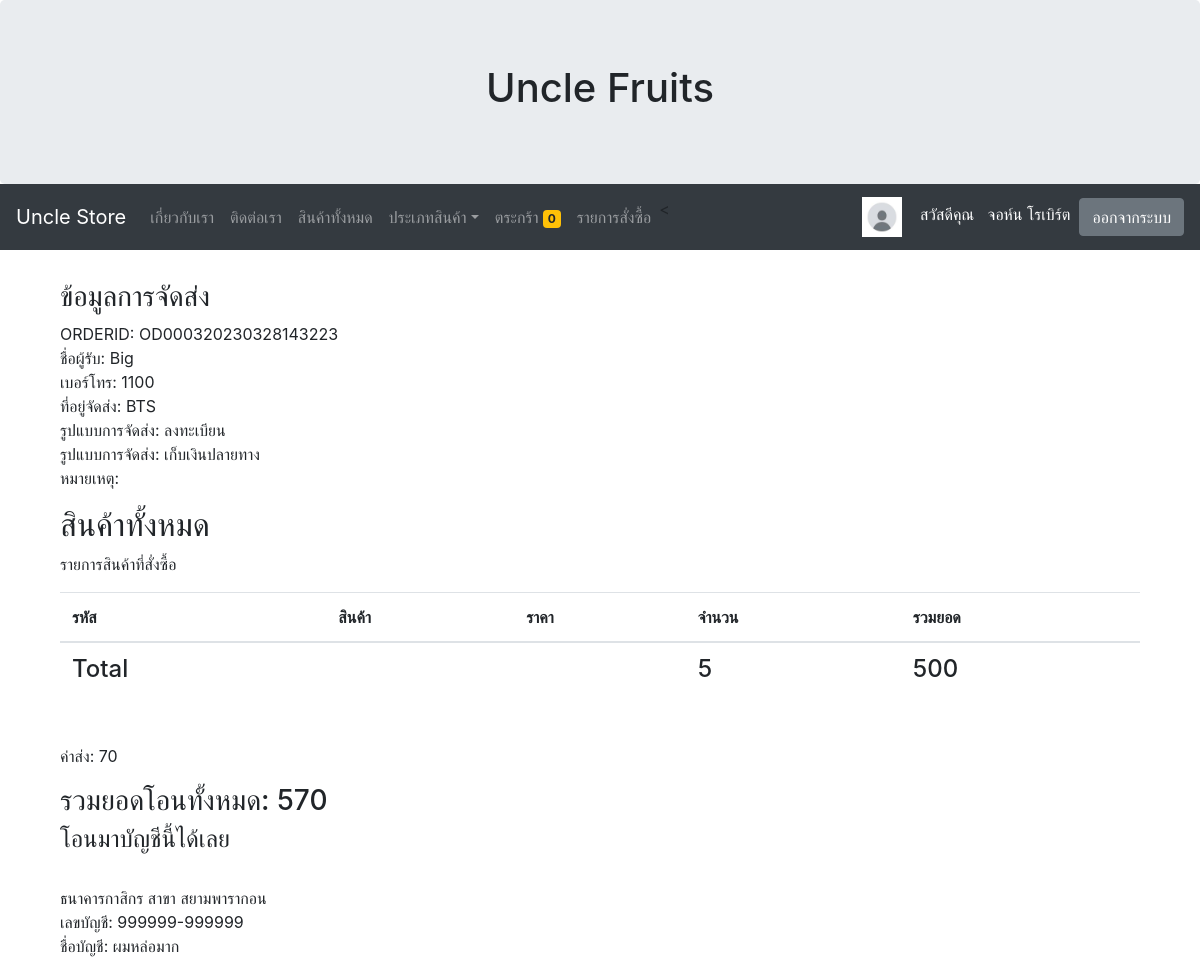
Screenshot of /myorder/OD000320230328143223/ (signed in) with the database file from the repository.
### myapp/models.py (models this page shows, shortened)
class Profile(models.Model):
	user = models.OneToOneField(User,on_delete=models.CASCADE)
	photo = models.ImageField(upload_to="photoprofile",null=True,blank=True,default='defaultprofile.png')
	usertype = models.CharField(max_length=100,default='member')
	cartquan = models.IntegerField(default=0) # ใช้เก็บจำนวนสินค้าในตะกร้าว่ามีกี่ชิ้น

class OrderPending(models.Model):
	orderid = models.CharField(max_length=100)
	user = models.ForeignKey(User,on_delete=models.CASCADE) # User ไหนเป็นคนสั่ง
	name = models.CharField(max_length=100) # ชื่อที่อยู่ผู้รับ
	tel = models.CharField(max_length=100)  # เบอร์ผู้รับ
	address = models.TextField()
	shipping = models.CharField(max_length=100) # EMS
	payment = models.CharField(max_length=100)  # โอนเงิน พร้อมเพย์ , ธนาคารอะไร
	other = models.TextField(null=True,blank=True) # หมายเหตุของผู้รับ ต้องใส่ blank=True ด้วย
	stamp = models.DateTimeField(auto_now_add=True,blank=True,null=True) # ออร์เดอร์ stamp วันไหน
	paid = models.BooleanField(default=False) # เช็ตสถานะจ่ายเงินแล้วหรือยัง
	slip = models.ImageField(upload_to="slip",null=True,blank=True) # อัพโหลด slip แล้วหรือยัง
	sliptime = models.CharField(max_length=100,null=True,blank=True) # มาเพิ่มเป็นประเภท datetime  พร้อมกับ calendar html EP15
	paymentid = models.CharField(max_length=100,null=True,blank=True) #เก็บไว้ยังไม่ใช้
	trackingnumber = models.CharField(max_length=100,null=True,blank=True) # EP17 ส่งเลข พัสดุ

### myapp/views.py (the view)
# urls.py: path('myorder/<str:orderid>/',Myorder,name='myorder-page'),#EP18 ทำให้ User เห็นรายการของตัวเองว่ามีอะไรบ้าง
def Myorder(request,orderid):
	username = request.user.username
	user = User.objects.get(username=username)
	order  = OrderPending.objects.get(orderid=orderid)
	if user != order.user:
		return redirect('allproduct-page')
	odlist = OrderList.objects.filter(orderid=orderid)
	total = sum([ c.total for c in odlist])
	order.total = total # order.total = สิ่งที่เราต้องการแอด   เป็นเรื่องของ oop เก็บค่าชั่วคราว
	count = sum([ c.quantity for c in odlist])
	if order.shipping == 'ems':
		shipcost = sum([50 if i == 0 else 10 for i in range(count)])
	else:
		shipcost = sum([30 if i == 0 else 10 for i in range(count)])
	if order.payment == 'cod':
		shipcost += 20
	order.shipcost = shipcost
	context =  {'order':order,'odlist':odlist,'total':total,'count':count}
	return render(request,'myapp/myorder.html',context)

### myapp/template/myapp/myorder.html (shortened to what this page needs)
{% extends 'myapp/base.html' %}
{% load humanize %}
{% block content %}
<div class="container">
  <h3>ข้อมูลการจัดส่ง</h3>
    ORDERID: {{order.orderid}}
    <p>ชื่อผู้รับ: {{order.name}} <br>
      เบอร์โทร: {{order.tel}} <br>
      ที่อยู่จัดส่ง: {{order.address}} <br>
      {% if order.shipping == 'ems' %}
          รูปแบบการจัดส่ง: EMS
      {% else %}
          รูปแบบการจัดส่ง: ลงทะเบียน
      {% endif %}<br>
      {% if order.payment == 'transfer' %}
          ชำระผ่าร: โอนเงินเข้าบัญชีธนาคาร
      {% else %}
          รูปแบบการจัดส่ง: เก็บเงินปลายทาง
      {% endif %}<br>
      หมายเหตุ: {{other}}<br>
    </p>
</div>
<div class="container">
  <h2>สินค้าทั้งหมด</h2>
  <p>รายการสินค้าที่สั่งซื้อ</p>
  <table class="table">
    <thead>
      <tr>
        <th>รหัส</th>
        <th>สินค้า</th>
        <th>ราคา</th>
        <th>จำนวน</th>
        <th>รวมยอด</th>
      </tr>
    </thead>
    <tbody>
      <tr>
        <td><h4>Total</h4></td>
        <td></td>
        <td></td>
        <td><h4>{{count|intcomma}}</h4></td>
        <td><h4>{{total|intcomma}}</h4></td>
      </tr>
    </tbody>
  </table><br>
    <p>ค่าส่ง: {{order.shipcost|intcomma}}</p>
    <h3>รวมยอดโอนทั้งหมด: {{total|add:order.shipcost|intcomma}}</h3>
    <h4>โอนมาบัญชีนี้ได้เลย</h4><br>
      <p>
      ธนาคารกาสิกร สาขา สยามพารากอน<br>
      เลขบัญชี: 999999-999999<br>
      ชื่อบัญชี: ผมหล่อมาก
    </p>
</div>
{% endblock content %}

### myapp/template/myapp/base.html (shortened to what this page needs)
<!DOCTYPE html>
<html lang="en">
  <head>
    <link
      rel="stylesheet"
      href="https://cdn.jsdelivr.net/npm/bootstrap@4.6.2/dist/css/bootstrap.min.css"
    />
    <link rel="stylesheet" href="https://cdnjs.cloudflare.com/ajax/libs/font-awesome/4.7.0/css/font-awesome.min.css">
  </head>
  <body>
    <div class="jumbotron text-center" style="margin-bottom: 0">
      <h1>Uncle Fruits</h1>
    </div>
    <nav class="navbar navbar-expand-sm bg-dark navbar-dark">
      <a class="navbar-brand" href="/">Uncle Store</a>
      <div class="collapse navbar-collapse" id="collapsibleNavbar">
        <ul class="navbar-nav mr-auto">
          <li class="nav-item">
            <a class="nav-link" href="{% url 'about-page' %}">เกี่ยวกับเรา</a>
          </li>
          <li class="nav-item">
            <a class="nav-link" href="{% url 'contact-page' %}">ติดต่อเรา</a>
          </li>
          <li class="nav-item">
            <a class="nav-link" href="{% url 'allproduct-page' %}"
              >สินค้าทั้งหมด</a
            >
          </li>
          <li class="nav-item dropdown">
            <a
              class="nav-link dropdown-toggle"
              href="http://example.com"
              id="dropdown01"
              data-toggle="dropdown"
              aria-haspopup="true"
              aria-expanded="false"
              >ประเภทสินค้า</a
            >
          </li>
          {% if user.is_authenticated and user.profile.usertype == 'member' %}
          <li class="nav-item">
          <a class="nav-link" href="{% url 'mycart-page' %}">ตระกร้า <span class="badge badge-warning">{{user.profile.cartquan}}</span></a>
          </li>
          <li class="nav-item">
            <a class="nav-link" href="{% url 'orderlist-page' %}">รายการสั่งซื้อ</a>
          </li>
          <
         {% endif %}
        </ul>
        {% if user.is_authenticated %}
          <img src="{{user.profile.photo.url}}" width="40" height="40" class="round-circle">&nbsp&nbsp&nbsp&nbsp
          <p style="color: white; margin-top: 10px;">สวัสดีคุณ&nbsp&nbsp {{user.first_name}} {{user.last_name}}&nbsp&nbsp</p>
          <a class="btn btn-secondary" href="/logout/">ออกจากระบบ</a>
        {% else %}
          <a class="btn btn-primary" href="{% url 'register-page' %}">สมัครสมาชิก</a
          >&nbsp&nbsp&nbsp
          <a class="btn btn-primary" href="/login/">เข้าสู่ระบบ</a>
        {% endif %}
      </div>
    </nav>
    <div class="container" style="margin-top: 30px">
      {% block content %} {% endblock content %}
    </div>
  </body>
</html>

### rows the page displays
OrderPending: orderid "OD000320230328143223", name "Big", tel "1100", address "BTS", shipcost "70", shipcost "570"

### other values shown
{{ user.profile.cartquan }} "0"
{{ user.first_name }} "จอห์น"
{{ user.last_name }} "โรเบิร์ต"
{{ count|intcomma }} "5"
{{ total|intcomma }} "500"
